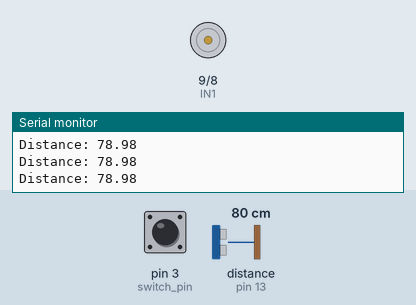
A sketch run on a simulated Arduino Uno, built with avr-gcc and run on an emulated ATmega328P. Shown: motor-driver pin pairs drawn as motors (green arrow = first pin HIGH = forward, orange = second pin HIGH = backward, longer = more drive, scaled by the enable pin), the last lines printed to the serial monitor. Wiring (inferred from the names in the program): ultrasonic range finder: trigger pin 12; echo pin 13. The test bench sets the inputs (shaded band); at power-on: pin 3 (switch_pin) LOW, distance to the obstacle (sensor on pin 13) 80 cm. The echo pulse lasts 58.3 µs per cm.

Above: at 1.2 s.
1.3 s: pin 3 (switch_pin) pulled HIGH for 0.15 s
At 1.53 s:
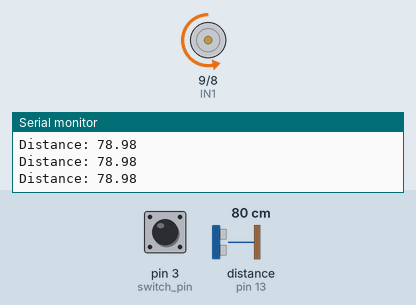
3.0 s: distance to the obstacle (sensor on pin 13) set to 48 cm
6.0 s: pin 3 (switch_pin) pulled HIGH for 3.2 s
At 10.2 s:
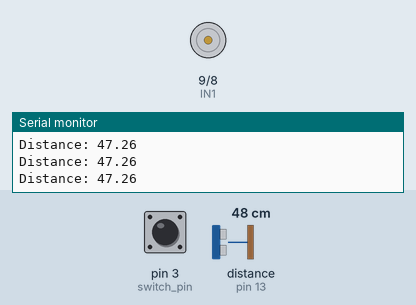
10.8 s: distance to the obstacle (sensor on pin 13) set to 250 cm
13.8 s: pin 3 (switch_pin) pulled HIGH for 1 s
At 14.8 s:
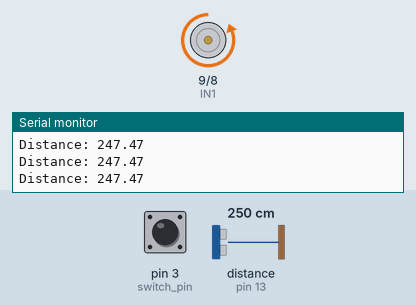
Timing chart, 0 to 16.8 s (numbered marks = the images above; inputs shaded):
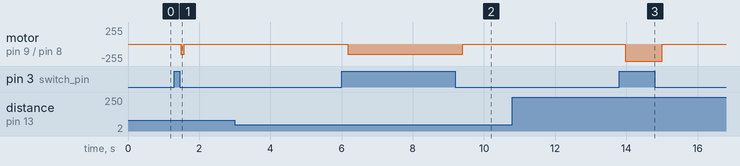

Measured:
- after the input at 1.3 s, motor on pin 9 (IN1) / pin 8 (IN2): stopped → backward 150/255 after 0.18 s, → stopped 0.11 s later
- after the input at 6.0 s, motor on pin 9 (IN1) / pin 8 (IN2): stopped → backward 150/255 after 0.18 s, → stopped 3.2 s later
- after the input at 13.8 s, motor on pin 9 (IN1) / pin 8 (IN2): stopped → backward 255/255 after 0.17 s, → stopped 1.0 s later

The sketch:

motor_code.ino
```cpp
/*


*/
// Varibles
int EN_A = 11;
int IN1 = 9;
int IN2 = 8;
int motor_speed;
int motor_speed2;
int motor_speed3;
int motor_speed4;
int switch_pin = 3;
const int trigPin = 12;
const int echoPin = 13;
int switch_state = 0;
float distance, duration;


void setup() {
// set up the pins and start monitor
pinMode(EN_A, OUTPUT);
pinMode(IN1, OUTPUT);
pinMode(IN2, OUTPUT);
pinMode(switch_pin, INPUT);
pinMode(trigPin, OUTPUT);
pinMode(echoPin, INPUT);
Serial.begin(9600);
}


void loop() {
  // set the switch equal to zero
  switch_state = digitalRead(switch_pin);
  // get the distance sensor to run contantly
  digitalWrite(trigPin, LOW);
  delayMicroseconds(2);
  digitalWrite(trigPin, HIGH);
  delayMicroseconds(10);
  digitalWrite(trigPin, LOW);
  // set the distance varible
  duration = pulseIn(echoPin, HIGH);
  distance = (duration * 0.034)/2;
  // print the distance
  Serial.print("Distance: ");
  Serial.println(distance);
  delay(100);
  // set the different motor speeds
  motor_speed = 255;
  motor_speed2 = 200;
  motor_speed3 = 150;
  motor_speed4 = 150;
  // set the differnt zones
  if((switch_state == HIGH) && (distance > 101)){
  digitalWrite(IN1, LOW);
  digitalWrite(IN2, HIGH);
  analogWrite(EN_A, motor_speed);
  }

  else if((switch_state == HIGH) && (distance < 100) && (distance > 81)){
  digitalWrite(IN1, LOW);
  digitalWrite(IN2, HIGH);
  analogWrite(EN_A, motor_speed2);
  }


  else if((switch_state == HIGH) && (distance < 80) && (distance > 51)){
  digitalWrite(IN1, LOW);
  digitalWrite(IN2, HIGH);
  analogWrite(EN_A, motor_speed3);
  }


  else if((switch_state == HIGH) && (distance < 50) && (distance > 0)){
  digitalWrite(IN1, LOW);
  digitalWrite(IN2, HIGH);
  analogWrite(EN_A, motor_speed4);
  }
  // when off
  else{
  digitalWrite(EN_A, LOW);
  digitalWrite(IN1, LOW);
  digitalWrite(IN2, LOW);
  }
}
```
